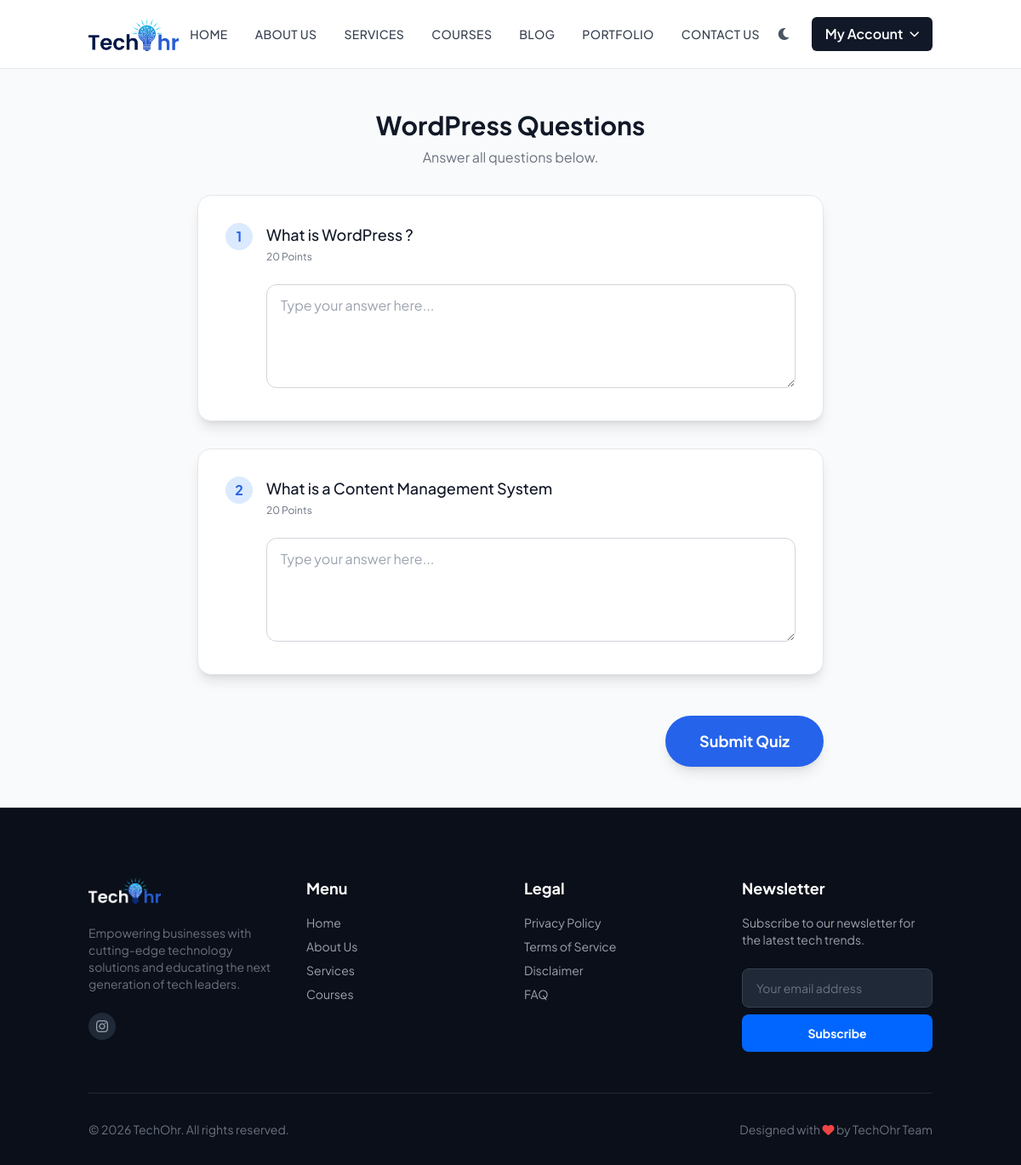
The page /courses/assessment/1/submit/ (signed in) on the database its author committed.
### core/models.py (models this page shows, shortened)
class SiteSettings(models.Model):
    site_name = models.CharField(max_length=200, default='TechOhr')
    logo = models.ImageField(upload_to='settings/logo/', blank=True, null=True)
    favicon = models.ImageField(upload_to='settings/favicon/', blank=True, null=True)
    logo_light = models.ImageField(upload_to='settings/logo/', blank=True, null=True)
    logo_dark = models.ImageField(upload_to='settings/logo/', blank=True, null=True)
    address = models.CharField(max_length=255, blank=True)
    email_primary = models.EmailField(blank=True)
    email_support = models.EmailField(blank=True)
    phone_primary = models.CharField(max_length=50, blank=True)
    facebook_url = models.URLField(blank=True)
    twitter_url = models.URLField(blank=True)
    linkedin_url = models.URLField(blank=True)
    instagram_url = models.URLField(blank=True)
    map_embed_url = models.URLField(blank=True, help_text="Paste the Google Maps embed URL")
    updated_at = models.DateTimeField(auto_now=True)

### courses/models.py (models this page shows, shortened)
class Assessment(models.Model):
    ASSESSMENT_TYPES = (
        ('assignment', 'Assignment (File/Text)'),
        ('quiz', 'Quiz (Multiple Choice/Text)'),
    )
    course = models.ForeignKey(Course, related_name='assessments', on_delete=models.CASCADE)
    module = models.ForeignKey(Module, related_name='assessments', on_delete=models.SET_NULL, null=True, blank=True)
    title = models.CharField(max_length=200)
    description = models.TextField(blank=True)
    assessment_type = models.CharField(max_length=20, choices=ASSESSMENT_TYPES, default='quiz')
    max_score = models.PositiveIntegerField(default=100)
    passing_score = models.PositiveIntegerField(default=60)
    created_at = models.DateTimeField(auto_now_add=True)
    updated_at = models.DateTimeField(auto_now=True)
    due_date = models.DateTimeField(null=True, blank=True)

class Question(models.Model):
    QUESTION_TYPES = (
        ('single_choice', 'Single Choice'),
        ('multiple_choice', 'Multiple Choice'),
        ('true_false', 'True/False'),
        ('text', 'Short Answer'),
    )
    assessment = models.ForeignKey(Assessment, related_name='questions', on_delete=models.CASCADE)
    text = models.TextField()
    question_type = models.CharField(max_length=20, choices=QUESTION_TYPES, default='single_choice')
    points = models.PositiveIntegerField(default=1)
    order = models.PositiveIntegerField(default=0)
    class Meta:
        ordering = ['order']

### courses/views.py (the view)
# urls.py: path('assessment/<int:pk>/submit/', views.submit_assessment, name='submit_assessment'),
@login_required
def submit_assessment(request, pk):
    assessment = get_object_or_404(Assessment, pk=pk)
    if not Enrollment.objects.filter(student=request.user, course=assessment.course).exists():
        messages.error(request, 'You must be enrolled to take this assessment.')
        return redirect('course_detail', slug=assessment.course.slug)
    submission = Submission.objects.filter(assessment=assessment, student=request.user).first()
    if submission:
        return render(request, 'courses/submission_detail.html', {'submission': submission, 'assessment': assessment})
    if request.method == 'POST':
        if assessment.assessment_type == 'assignment':
            form = SubmissionForm(request.POST, request.FILES)
            if form.is_valid():
                submission = form.save(commit=False)
                submission.assessment = assessment
                submission.student = request.user
                submission.save()
                messages.success(request, 'Assignment submitted successfully!')
                return redirect('course_detail', slug=assessment.course.slug)
        elif assessment.assessment_type == 'quiz':
            submission = Submission.objects.create(assessment=assessment, student=request.user)
            score = 0
            total_points = 0
            for question in assessment.questions.all():
                total_points += question.points
                if question.question_type == 'text':
                    text_answer = request.POST.get(f'question_{question.id}')
                    if text_answer:
                        StudentAnswer.objects.create(
                            submission=submission,
                            question=question,
                            text_answer=text_answer,
                            is_correct=False, # Needs manual grading
                            points_awarded=0
                        )
                else:
                    selected_choice_id = request.POST.get(f'question_{question.id}')
                    if selected_choice_id:
                        try:
                            choice = Choice.objects.get(id=selected_choice_id, question=question)
                            is_correct = choice.is_correct
                            points_awarded = question.points if is_correct else 0
                            score += points_awarded
                            StudentAnswer.objects.create(
                                submission=submission,
                                question=question,
                                selected_choice=choice,
                                is_correct=is_correct,
                                points_awarded=points_awarded
                            )
                        except Choice.DoesNotExist:
                            pass
            submission.score = score
            submission.save()
            messages.success(request, f'Quiz submitted! You scored {score}/{total_points}.')
            return redirect('course_detail', slug=assessment.course.slug)
    else:
        if assessment.assessment_type == 'assignment':
            form = SubmissionForm()
            return render(request, 'courses/take_assignment.html', {'form': form, 'assessment': assessment})
        else:
            questions = assessment.questions.all()
            return render(request, 'courses/take_quiz.html', {'assessment': assessment, 'questions': questions})

### templates/courses/take_quiz.html (shortened to what this page needs)
{% extends 'base.html' %}
{% block content %}
<div class="container mx-auto px-4 py-12 max-w-3xl">
    <div class="mb-8 text-center">
        <h1 class="text-3xl font-bold text-gray-900 dark:text-white mb-2">{{ assessment.title }}</h1>
        <p class="text-gray-500 dark:text-gray-400">Answer all questions below.</p>
    </div>
    <form method="post" class="space-y-8">
        {% for question in questions %}
        <div class="bg-white dark:bg-gray-800 rounded-2xl shadow-lg border border-gray-200 dark:border-gray-700 p-8">
            <div class="flex items-start gap-4 mb-6">
                <span class="w-8 h-8 rounded-full bg-blue-100 dark:bg-blue-900/30 text-blue-600 dark:text-blue-400 flex items-center justify-center font-bold flex-shrink-0">
                    {{ forloop.counter }}
                </span>
                <div class="flex-grow">
                    <h3 class="text-lg font-medium text-gray-900 dark:text-white">{{ question.text }}</h3>
                    <p class="text-xs text-gray-500 dark:text-gray-400 mt-1">{{ question.points }} Points</p>
                </div>
            </div>
            <div class="space-y-3 ml-12">
                {% if question.question_type == 'text' %}
                    <textarea name="question_{{ question.id }}" rows="4" class="w-full px-4 py-3 border border-gray-300 dark:border-gray-600 rounded-xl focus:outline-none focus:border-blue-500 bg-white dark:bg-gray-700 text-gray-900 dark:text-white placeholder-gray-400" placeholder="Type your answer here..."></textarea>
                {% endif %}
            </div>
        </div>
        {% endfor %}
        <div class="flex justify-end pt-4">
            <button type="submit" class="px-10 py-4 bg-blue-600 text-white font-bold rounded-full hover:bg-blue-700 transition shadow-lg text-lg">
                Submit Quiz
            </button>
        </div>
    </form>
</div>
{% endblock %}

### templates/partials/navbar.html (shortened to what this page needs)
<nav class="bg-white dark:bg-dark text-gray-800 dark:text-white sticky top-0 z-50 border-b border-gray-200 dark:border-gray-800" x-data="{ open: false, scrolled: false }" @scroll.window="scrolled = (window.pageYOffset > 20)">
    <div class="container mx-auto px-4">
        <div class="flex justify-between items-center h-20">
            <a href="{% url 'home' %}" class="flex items-center space-x-2 z-50 relative">
                {% if site_settings %}
                    {% if site_settings.logo_light %}
                        <img src="{{ site_settings.logo_light.url }}" alt="{{ site_settings.site_name }}" class="h-10 w-auto dark:hidden">
                    {% endif %}
                {% else %}
                    <span class="text-2xl font-bold tracking-wider">TECH</span>
                    <span class="text-primary text-2xl"><i class="fas fa-bolt"></i></span>
                    <span class="text-2xl font-bold tracking-wider">OHR</span>
                {% endif %}
            </a>
            <div class="hidden md:flex items-center space-x-2">
                <a href="{% url 'home' %}" class="px-3 py-2 rounded-md text-sm font-medium transition uppercase tracking-wide
                    text-gray-700 dark:text-gray-300 hover:bg-gray-100 dark:hover:bg-gray-800 hover:text-primary
                    {% if request.resolver_match.url_name == 'home' %} bg-gray-100 dark:bg-gray-800 {% endif %}">Home</a>
                <a href="{% url 'about' %}" class="px-3 py-2 rounded-md text-sm font-medium transition uppercase tracking-wide
                    text-gray-700 dark:text-gray-300 hover:bg-gray-100 dark:hover:bg-gray-800 hover:text-primary
                    {% if request.resolver_match.url_name == 'about' %} bg-gray-100 dark:bg-gray-800 {% endif %}">About Us</a>
                <a href="{% url 'service_list' %}" class="px-3 py-2 rounded-md text-sm font-medium transition uppercase tracking-wide
                    text-gray-700 dark:text-gray-300 hover:bg-gray-100 dark:hover:bg-gray-800 hover:text-primary
                    {% if request.resolver_match.url_name == 'service_list' %} bg-gray-100 dark:bg-gray-800 {% endif %}">Services</a>
                <a href="{% url 'course_list' %}" class="px-3 py-2 rounded-md text-sm font-medium transition uppercase tracking-wide
                    text-gray-700 dark:text-gray-300 hover:bg-gray-100 dark:hover:bg-gray-800 hover:text-primary
                    {% if request.resolver_match.url_name == 'course_list' %} bg-gray-100 dark:bg-gray-800 {% endif %}">Courses</a>
                <a href="{% url 'post_list' %}" class="px-3 py-2 rounded-md text-sm font-medium transition uppercase tracking-wide
                    text-gray-700 dark:text-gray-300 hover:bg-gray-100 dark:hover:bg-gray-800 hover:text-primary
                    {% if request.resolver_match.url_name == 'post_list' %} bg-gray-100 dark:bg-gray-800 {% endif %}">Blog</a>
                <a href="{% url 'portfolio' %}" class="px-3 py-2 rounded-md text-sm font-medium transition uppercase tracking-wide
                    text-gray-700 dark:text-gray-300 hover:bg-gray-100 dark:hover:bg-gray-800 hover:text-primary
                    {% if request.resolver_match.url_name == 'portfolio' %} bg-gray-100 dark:bg-gray-800 {% endif %}">Portfolio</a>
                <a href="{% url 'contact' %}" class="px-3 py-2 rounded-md text-sm font-medium transition uppercase tracking-wide
                    text-gray-700 dark:text-gray-300 hover:bg-gray-100 dark:hover:bg-gray-800 hover:text-primary
                    {% if request.resolver_match.url_name == 'contact' %} bg-gray-100 dark:bg-gray-800 {% endif %}">Contact Us</a>
            </div>
            <div class="hidden md:flex items-center space-x-4">
                <button onclick="toggleTheme()" class="p-2 rounded-full text-gray-600 dark:text-gray-300 hover:bg-gray-100 dark:hover:bg-gray-800 transition focus:outline-none" aria-label="Toggle Theme">
                    <i class="fas fa-moon dark:hidden text-gray-600"></i>
                </button>
                 {% if user.is_authenticated %}
                    <div x-data="{ open: false }" class="relative">
                        <button @click="open = !open" class="flex items-center space-x-2 px-4 py-2 rounded-md font-semibold bg-gray-900 text-white hover:bg-gray-800 transition dark:bg-gray-900 dark:text-white">
                            <span>My Account</span>
                            <i class="fas fa-chevron-down text-xs transition-transform duration-300" :class="{'transform rotate-180': open}"></i>
                        </button>
                    </div>
                {% endif %}
            </div>
        </div>
    </div>
</nav>

### templates/partials/footer.html (shortened to what this page needs)
<footer class="bg-dark text-white pt-20 pb-8 border-t border-gray-800">
    <div class="container mx-auto px-4">
        <div class="grid grid-cols-1 md:grid-cols-4 gap-8">
            <div class="col-span-1 md:col-span-1">
                <a href="{% url 'home' %}" class="flex items-center space-x-2 mb-6">
                    {% if site_settings and site_settings.logo %}
                        <img src="{{ site_settings.logo.url }}" alt="{{ site_settings.site_name }}" class="h-8 w-auto">
                    {% else %}
                        <span class="text-xl font-bold tracking-wider">TECH</span>
                        <span class="text-primary text-xl"><i class="fas fa-bolt"></i></span>
                        <span class="text-xl font-bold tracking-wider">OHR</span>
                    {% endif %}
                </a>
                <p class="text-gray-500 text-sm mb-6 max-w-xs">
                    Empowering businesses with cutting-edge technology solutions and educating the next generation of tech leaders.
                </p>
                <div class="flex space-x-4">
                    {% if site_settings and site_settings.instagram_url %}
                    <a href="{{ site_settings.instagram_url }}" class="w-8 h-8 rounded-full bg-gray-800 flex items-center justify-center text-gray-400 hover:bg-primary hover:text-white transition"><i class="fab fa-instagram"></i></a>
                    {% endif %}
                </div>
            </div>
            <div>
                <h3 class="text-lg font-bold mb-4 text-white">Menu</h3>
                <ul class="space-y-2 text-sm text-gray-400">
                    <li><a href="{% url 'home' %}" class="hover:text-primary transition">Home</a></li>
                    <li><a href="{% url 'about' %}" class="hover:text-primary transition">About Us</a></li>
                    <li><a href="{% url 'service_list' %}" class="hover:text-primary transition">Services</a></li>
                    <li><a href="{% url 'course_list' %}" class="hover:text-primary transition">Courses</a></li>
                </ul>
            </div>
            <div>
                <h3 class="text-lg font-bold mb-4 text-white">Legal</h3>
                <ul class="space-y-2 text-sm text-gray-400">
                    <li><a href="#" class="hover:text-primary transition">Privacy Policy</a></li>
                    <li><a href="#" class="hover:text-primary transition">Terms of Service</a></li>
                    <li><a href="#" class="hover:text-primary transition">Disclaimer</a></li>
                    <li><a href="#" class="hover:text-primary transition">FAQ</a></li>
                </ul>
            </div>
            <div>
                <h3 class="text-lg font-bold mb-4 text-white">Newsletter</h3>
                <p class="text-gray-400 text-sm mb-4">Subscribe to our newsletter for the latest tech trends.</p>
                <form action="{% url 'subscribe' %}" method="post" class="flex flex-col space-y-2">
                    <input type="email" name="email" placeholder="Your email address" required class="px-4 py-3 bg-gray-800 border border-gray-700 rounded-lg text-white focus:outline-none focus:border-primary placeholder-gray-500 text-sm">
                    <button type="submit" class="px-4 py-3 bg-primary text-white font-bold rounded-lg hover:bg-blue-600 transition text-sm">Subscribe</button>
                </form>
            </div>
        </div>
        <div class="border-t border-gray-800 mt-12 pt-8 flex flex-col md:flex-row justify-between items-center text-sm text-gray-500">
            <p>&copy; {% now "Y" %} {{ site_settings.site_name|default:'TechOhr' }}. All rights reserved.</p>
            <p>Designed with <i class="fas fa-heart text-red-500"></i> by TechOhr Team</p>
        </div>
    </div>
</footer>

### rows shown on the page
SiteSettings: logo_light (picture), logo (picture), site_name "TechOhr"
Assessment: title "WordPress Questions"
Question: text "What is WordPress ?", points "20", id "Type your answer here..."
Question: text "What is a Content Management System", points "20", id "Type your answer here..."
